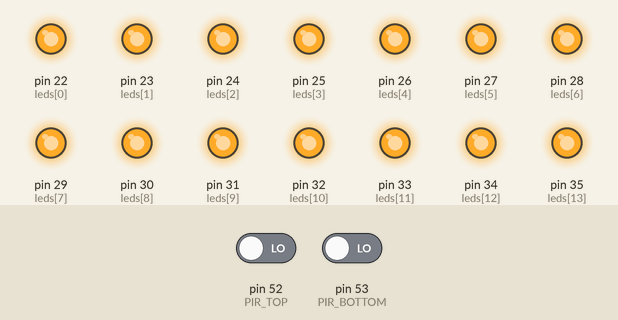
This sketch was run on a simulated Arduino Mega 2560, built with avr-gcc and run on an emulated ATmega2560. Parts: output pins drawn as LEDs (lit = HIGH). The inputs (shaded band) are chosen by the test bench; at power-on: pin 52 (PIR_TOP) LOW, pin 53 (PIR_BOTTOM) LOW.

Above: at 2.7 s.
2.8 s: pin 52 (PIR_TOP) driven HIGH
At 3.15 s:
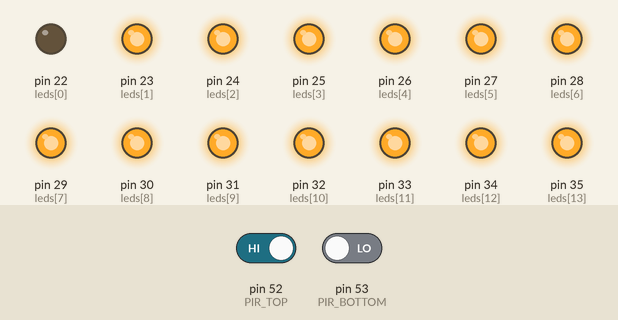
At 3.75 s:
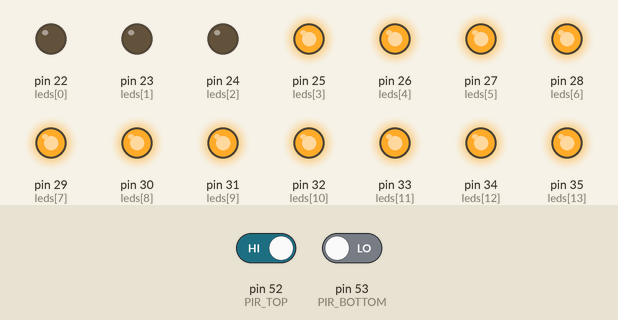
5.8 s: pin 53 (PIR_BOTTOM) driven HIGH
At 7.35 s:
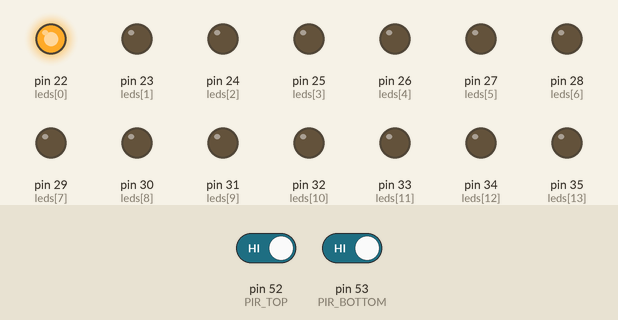
8.8 s: pin 52 (PIR_TOP) driven LOW
Timing chart, 0 to 34.3 s (numbered marks = the images above; inputs shaded):
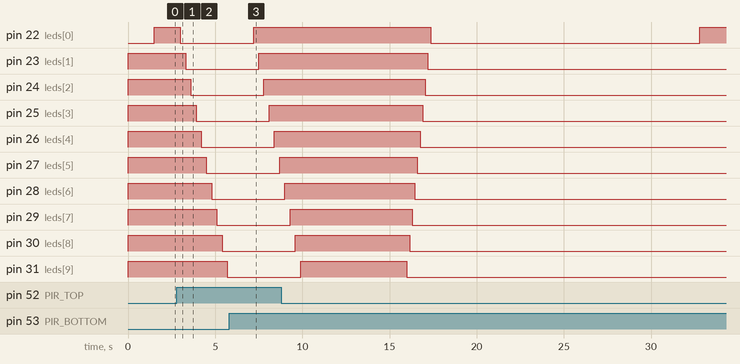

The sketch:

escalier.ino
```cpp
#define DURING_ON_MAX 15000
#define TIME_STAIR_BUSY 3500
#define GAP_ON_OFF 300
#define PIR_TOP 52
#define PIR_BOTTOM 53
#define NB_LED 14

int startFrom = 0;
int endTo = 0;
int useNow = 0;
int endUseFrom = 0;
int state = HIGH;
int lastSensorOn = 0;
const int leds[] = {22,23,24,25,26,27,28,29,30,31,32,33,34,35};

void setup() {
  // on init les I/O
  for(int i=0; i<NB_LED ;i++) {
    pinMode(leds[i], OUTPUT);
    digitalWrite(leds[i], HIGH);
  }
  pinMode(PIR_TOP, INPUT);
  pinMode(PIR_BOTTOM, INPUT);

  // on attends que les capteurs soit libres
  while(digitalRead(PIR_TOP) != LOW || digitalRead(PIR_BOTTOM) != LOW) {
    delay(500);
  }
  digitalWrite(leds[NB_LED-1], LOW);
  digitalWrite(leds[0], LOW);
  delay(1500);
  digitalWrite(leds[NB_LED-1], HIGH);
  digitalWrite(leds[0], HIGH);
}

void changeLedState(int pState) {
  int gapReduce = (state == LOW && lastSensorOn == PIR_BOTTOM) ? GAP_ON_OFF/2 : GAP_ON_OFF;
  if(startFrom > endTo) {
    for(int i=startFrom; i>=endTo ;i--) {
      digitalWrite(leds[i], pState);
      delay(gapReduce);
    }
  } else {
    for(int i=startFrom; i<=endTo ;i++) {
      digitalWrite(leds[i], pState);
      delay(gapReduce);
    }
  }
}

void loop() {

  startFrom = -1;

  // on regarde d'ou vient notre guguss
  if(digitalRead(PIR_TOP) && lastSensorOn!=PIR_TOP) { // du haut vers le bas car il descend
    startFrom = 0;
    endTo = NB_LED-1;
    lastSensorOn = PIR_TOP;
  } else if(digitalRead(PIR_BOTTOM) && lastSensorOn!=PIR_BOTTOM) { // du bas vers le haut car il monte
    startFrom = NB_LED-1;
    endTo= 0;
    lastSensorOn = PIR_BOTTOM;
  }

  // si l'utilisateur est déjà dans l'escalier et qu'on a capter quelque chose c'est qu'il arrive au bout
  if((millis()-useNow)<DURING_ON_MAX && state==LOW && startFrom>=0) {
    int temp = startFrom; // on inverse le mouvement car c'est pas une arrivé sur l'escalier mais une sortie
    startFrom = endTo;
    endTo = temp;
  }

  if(startFrom>=0) {
    state = state ? LOW : HIGH;
    changeLedState(state); // on allume les leds
    if(!state) {
      useNow = millis();
    } else {
      useNow = 0;
      endUseFrom = millis();
    }
  } else {
    if(useNow>0 && (millis()-useNow)>DURING_ON_MAX && state==LOW) {
      state = HIGH;
      changeLedState(state); // on éteint
      useNow = 0;
      lastSensorOn = 0;
    } else {
      if(endUseFrom>0 && (millis()-endUseFrom)>TIME_STAIR_BUSY) {
        endUseFrom=0;
        lastSensorOn = 0;
      }
      delay(250);
    }
  }

}
```

Measured:
- after the input at 2.8 s, pin 22 (leds[0]): HIGH → LOW after 0.20 s; pin 23 (leds[1]): HIGH → LOW after 0.50 s; pin 24 (leds[2]): HIGH → LOW after 0.80 s; pin 25 (leds[3]): HIGH → LOW after 1.1 s; pin 26 (leds[4]): HIGH → LOW after 1.4 s
- after the input at 5.8 s, pin 22 (leds[0]): LOW → HIGH after 1.4 s; pin 23 (leds[1]): LOW → HIGH after 1.7 s; pin 24 (leds[2]): LOW → HIGH after 2.0 s; pin 25 (leds[3]): LOW → HIGH after 2.3 s; pin 26 (leds[4]): LOW → HIGH after 2.6 s
